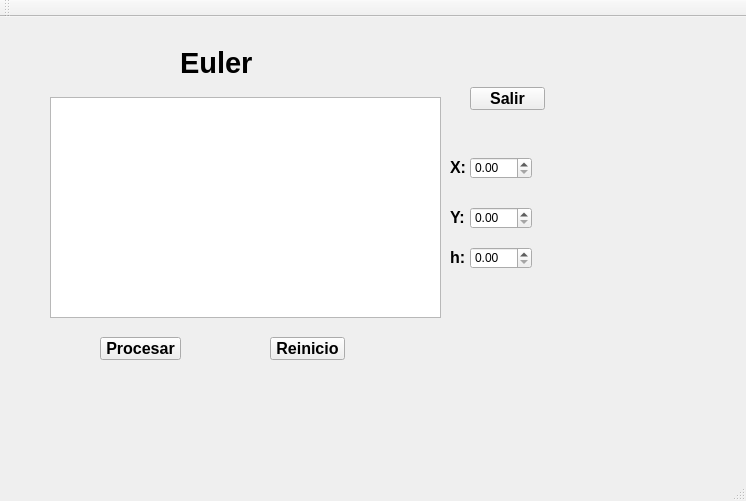
<?xml version="1.0" encoding="UTF-8"?>
<ui version="4.0">
 <class>Euler</class>
 <widget class="QMainWindow" name="Euler">
  <property name="geometry">
   <rect>
    <x>0</x>
    <y>0</y>
    <width>746</width>
    <height>501</height>
   </rect>
  </property>
  <property name="windowTitle">
   <string>Euler</string>
  </property>
  <widget class="QWidget" name="centralWidget">
   <widget class="QDoubleSpinBox" name="X">
    <property name="geometry">
     <rect>
      <x>470</x>
      <y>140</y>
      <width>62</width>
      <height>22</height>
     </rect>
    </property>
   </widget>
   <widget class="QDoubleSpinBox" name="Y">
    <property name="geometry">
     <rect>
      <x>470</x>
      <y>190</y>
      <width>62</width>
      <height>22</height>
     </rect>
    </property>
   </widget>
   <widget class="QPushButton" name="Reinicio">
    <property name="geometry">
     <rect>
      <x>270</x>
      <y>320</y>
      <width>75</width>
      <height>23</height>
     </rect>
    </property>
    <property name="font">
     <font>
      <pointsize>12</pointsize>
      <weight>75</weight>
      <bold>true</bold>
     </font>
    </property>
    <property name="text">
     <string>Reinicio</string>
    </property>
   </widget>
   <widget class="QTextBrowser" name="resultados">
    <property name="geometry">
     <rect>
      <x>50</x>
      <y>80</y>
      <width>391</width>
      <height>221</height>
     </rect>
    </property>
   </widget>
   <widget class="QDoubleSpinBox" name="e">
    <property name="geometry">
     <rect>
      <x>470</x>
      <y>230</y>
      <width>62</width>
      <height>22</height>
     </rect>
    </property>
   </widget>
   <widget class="QPushButton" name="Procesar">
    <property name="geometry">
     <rect>
      <x>100</x>
      <y>320</y>
      <width>81</width>
      <height>23</height>
     </rect>
    </property>
    <property name="font">
     <font>
      <pointsize>12</pointsize>
      <weight>75</weight>
      <bold>true</bold>
     </font>
    </property>
    <property name="text">
     <string>Procesar</string>
    </property>
   </widget>
   <widget class="QPushButton" name="Salir">
    <property name="geometry">
     <rect>
      <x>470</x>
      <y>70</y>
      <width>75</width>
      <height>23</height>
     </rect>
    </property>
    <property name="font">
     <font>
      <pointsize>12</pointsize>
      <weight>75</weight>
      <bold>true</bold>
     </font>
    </property>
    <property name="text">
     <string>Salir</string>
    </property>
   </widget>
   <widget class="QLabel" name="label_2">
    <property name="geometry">
     <rect>
      <x>450</x>
      <y>190</y>
      <width>31</width>
      <height>21</height>
     </rect>
    </property>
    <property name="font">
     <font>
      <pointsize>12</pointsize>
      <weight>75</weight>
      <bold>true</bold>
     </font>
    </property>
    <property name="text">
     <string>Y:</string>
    </property>
   </widget>
   <widget class="QLabel" name="label_3">
    <property name="geometry">
     <rect>
      <x>450</x>
      <y>230</y>
      <width>16</width>
      <height>21</height>
     </rect>
    </property>
    <property name="font">
     <font>
      <pointsize>12</pointsize>
      <weight>75</weight>
      <bold>true</bold>
     </font>
    </property>
    <property name="text">
     <string>h:</string>
    </property>
   </widget>
   <widget class="QLabel" name="label">
    <property name="geometry">
     <rect>
      <x>450</x>
      <y>140</y>
      <width>31</width>
      <height>21</height>
     </rect>
    </property>
    <property name="font">
     <font>
      <pointsize>12</pointsize>
      <weight>75</weight>
      <bold>true</bold>
     </font>
    </property>
    <property name="text">
     <string>X:</string>
    </property>
   </widget>
   <widget class="QLabel" name="label_4">
    <property name="geometry">
     <rect>
      <x>180</x>
      <y>30</y>
      <width>581</width>
      <height>31</height>
     </rect>
    </property>
    <property name="font">
     <font>
      <pointsize>22</pointsize>
      <weight>75</weight>
      <bold>true</bold>
     </font>
    </property>
    <property name="text">
     <string>Euler</string>
    </property>
   </widget>
  </widget>
  <widget class="QMenuBar" name="menuBar">
   <property name="geometry">
    <rect>
     <x>0</x>
     <y>0</y>
     <width>746</width>
     <height>21</height>
    </rect>
   </property>
  </widget>
  <widget class="QToolBar" name="mainToolBar">
   <attribute name="toolBarArea">
    <enum>TopToolBarArea</enum>
   </attribute>
   <attribute name="toolBarBreak">
    <bool>false</bool>
   </attribute>
  </widget>
  <widget class="QStatusBar" name="statusBar"/>
 </widget>
 <layoutdefault spacing="6" margin="11"/>
 <resources/>
 <connections/>
</ui>
